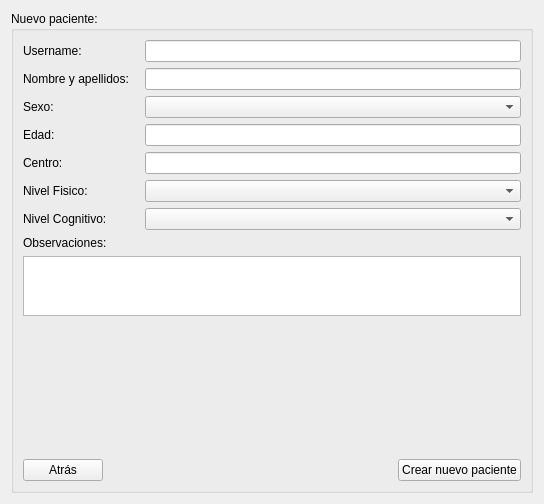
<?xml version="1.0" encoding="UTF-8"?>
<ui version="4.0">
 <class>Form</class>
 <widget class="QWidget" name="Form">
  <property name="geometry">
   <rect>
    <x>0</x>
    <y>0</y>
    <width>544</width>
    <height>504</height>
   </rect>
  </property>
  <property name="windowTitle">
   <string>Form</string>
  </property>
  <layout class="QVBoxLayout" name="verticalLayout">
   <item>
    <widget class="QGroupBox" name="groupBox">
     <property name="title">
      <string>Nuevo paciente:</string>
     </property>
     <layout class="QVBoxLayout" name="verticalLayout_2">
      <item>
       <layout class="QFormLayout" name="formLayout">
        <property name="fieldGrowthPolicy">
         <enum>QFormLayout::AllNonFixedFieldsGrow</enum>
        </property>
        <item row="0" column="0">
         <widget class="QLabel" name="label_2">
          <property name="text">
           <string>Username:</string>
          </property>
         </widget>
        </item>
        <item row="0" column="1">
         <widget class="QLineEdit" name="username_patient_lineedit"/>
        </item>
        <item row="1" column="0">
         <widget class="QLabel" name="name_player_label">
          <property name="text">
           <string>Nombre y apellidos:   </string>
          </property>
         </widget>
        </item>
        <item row="1" column="1">
         <widget class="QLineEdit" name="name_patient_lineedit"/>
        </item>
        <item row="2" column="0">
         <widget class="QLabel" name="label">
          <property name="text">
           <string>Sexo:</string>
          </property>
         </widget>
        </item>
        <item row="3" column="0">
         <widget class="QLabel" name="age_player_label">
          <property name="text">
           <string>Edad:</string>
          </property>
         </widget>
        </item>
        <item row="3" column="1">
         <widget class="QLineEdit" name="age_player_lineedit"/>
        </item>
        <item row="4" column="0">
         <widget class="QLabel" name="label_6">
          <property name="text">
           <string>Centro:</string>
          </property>
         </widget>
        </item>
        <item row="4" column="1">
         <widget class="QLineEdit" name="centro_lineedit"/>
        </item>
        <item row="5" column="0">
         <widget class="QLabel" name="label_3">
          <property name="text">
           <string>Nivel Fisico:</string>
          </property>
         </widget>
        </item>
        <item row="5" column="1">
         <widget class="QComboBox" name="nfisico_combobox">
          <item>
           <property name="text">
            <string/>
           </property>
          </item>
          <item>
           <property name="text">
            <string>5</string>
           </property>
          </item>
          <item>
           <property name="text">
            <string>4</string>
           </property>
          </item>
          <item>
           <property name="text">
            <string>3</string>
           </property>
          </item>
          <item>
           <property name="text">
            <string>2</string>
           </property>
          </item>
          <item>
           <property name="text">
            <string>1</string>
           </property>
          </item>
         </widget>
        </item>
        <item row="6" column="0">
         <widget class="QLabel" name="label_5">
          <property name="text">
           <string>Nivel Cognitivo:</string>
          </property>
         </widget>
        </item>
        <item row="6" column="1">
         <widget class="QComboBox" name="ncognitivo_lineedit">
          <item>
           <property name="text">
            <string/>
           </property>
          </item>
          <item>
           <property name="text">
            <string>5</string>
           </property>
          </item>
          <item>
           <property name="text">
            <string>4</string>
           </property>
          </item>
          <item>
           <property name="text">
            <string>3</string>
           </property>
          </item>
          <item>
           <property name="text">
            <string>2</string>
           </property>
          </item>
          <item>
           <property name="text">
            <string>1</string>
           </property>
          </item>
         </widget>
        </item>
        <item row="7" column="0">
         <widget class="QLabel" name="label_4">
          <property name="text">
           <string>Observaciones:</string>
          </property>
         </widget>
        </item>
        <item row="8" column="0" colspan="2">
         <widget class="QPlainTextEdit" name="observaciones_patient_plaintext">
          <property name="maximumSize">
           <size>
            <width>16777215</width>
            <height>60</height>
           </size>
          </property>
         </widget>
        </item>
        <item row="2" column="1">
         <widget class="QComboBox" name="sexo_combobox">
          <item>
           <property name="text">
            <string/>
           </property>
          </item>
          <item>
           <property name="text">
            <string>Hombre</string>
           </property>
          </item>
          <item>
           <property name="text">
            <string>Mujer</string>
           </property>
          </item>
         </widget>
        </item>
       </layout>
      </item>
      <item>
       <spacer name="verticalSpacer">
        <property name="orientation">
         <enum>Qt::Vertical</enum>
        </property>
        <property name="sizeHint" stdset="0">
         <size>
          <width>20</width>
          <height>40</height>
         </size>
        </property>
       </spacer>
      </item>
      <item>
       <layout class="QHBoxLayout" name="horizontalLayout">
        <item>
         <widget class="QPushButton" name="back_patient_button">
          <property name="text">
           <string>Atrás</string>
          </property>
         </widget>
        </item>
        <item>
         <spacer name="horizontalSpacer">
          <property name="orientation">
           <enum>Qt::Horizontal</enum>
          </property>
          <property name="sizeHint" stdset="0">
           <size>
            <width>40</width>
            <height>20</height>
           </size>
          </property>
         </spacer>
        </item>
        <item>
         <widget class="QPushButton" name="create_patient_button">
          <property name="text">
           <string>Crear nuevo paciente</string>
          </property>
         </widget>
        </item>
       </layout>
      </item>
     </layout>
    </widget>
   </item>
  </layout>
 </widget>
 <resources/>
 <connections/>
</ui>
